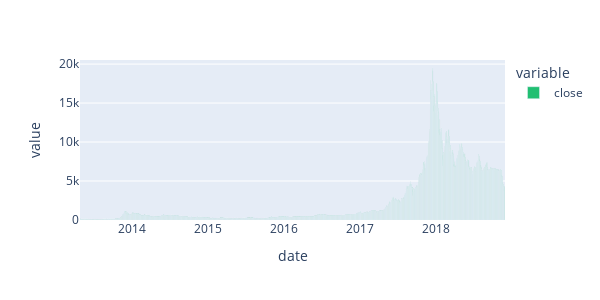

Notebook source saved alongside this figure:
### Code cell
fig = px.bar(bitcoin, x=bitcoin['date'], y=['close'], color_discrete_sequence=[rec],opacity=1)
fig.update_layout(height=300, width=600)
fig.show()

### Figure 1 — Plotly figure (JSON) as saved in the notebook; plotly's stock layout.template omitted (floating-point values rounded to 4 significant figures; data arrays with more than 128 entries replaced by an {"elided": "..."} marker saying what was removed)
{"data": [{"alignmentgroup": "True", "hovertemplate": "variable=close<br>date=%{x}<br>value=%{y}<extra></extra>", "legendgroup": "close", "marker": {"color": "#21bf72", "opacity": 1, "pattern": {"shape": ""}}, "name": "close", "offsetgroup": "close", "orientation": "v", "showlegend": true, "textposition": "auto", "type": "bar", "x": {"elided": "2042 str values"}, "xaxis": "x", "y": {"elided": "2042 float values"}, "yaxis": "y"}], "layout": {"barmode": "relative", "height": 300, "legend": {"title": {"text": "variable"}, "tracegroupgap": 0}, "margin": {"t": 60}, "width": 600, "xaxis": {"anchor": "y", "domain": [0, 1], "title": {"text": "date"}}, "yaxis": {"anchor": "x", "domain": [0, 1], "title": {"text": "value"}}}}
